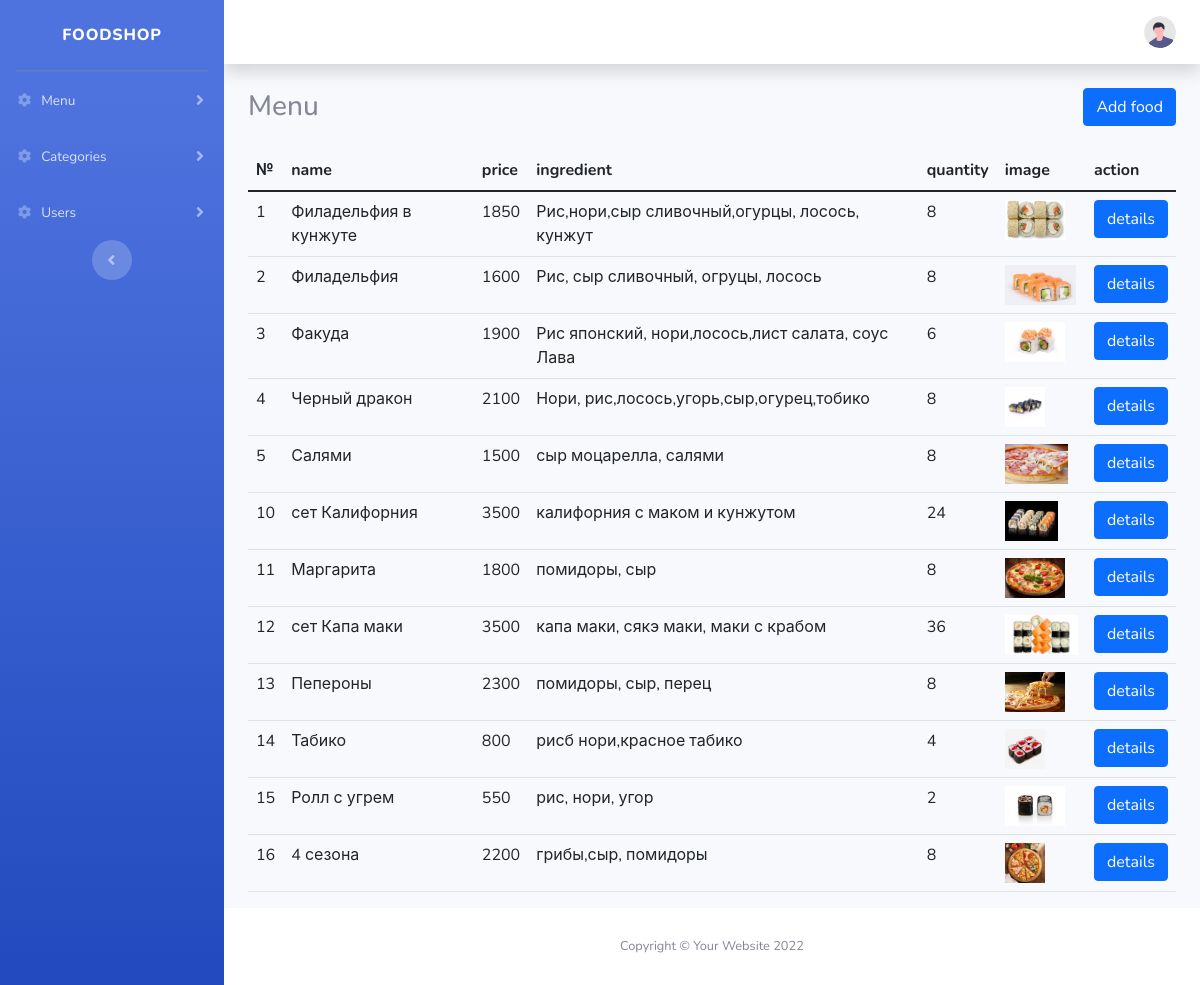
/admin/menu.php, run on the app's committed database.
### tables this page shows
CREATE TABLE `food` (
  `id` int(11) NOT NULL,
  `img` varchar(255) NOT NULL,
  `title` varchar(255) NOT NULL,
  `price` varchar(255) NOT NULL,
  `ingredient` varchar(255) NOT NULL,
  `qty` varchar(11) NOT NULL,
  `category_id` int(11) NOT NULL
);

### db.php (called while the page is built, shortened)
<?php
try {
    $conn = new PDO("mysql:host=localhost;dbname=foodshop","root","");
}catch(Exception $e){
    echo $e->getMessage();
}
function getAllFood(){
    global $conn;
    try{
        $query = $conn->prepare("
            SELECT f.id, f.img, f.title, f.price, f.qty, f.ingredient, c.name as cname
            FROM food f
            INNER JOIN categories c ON f.category_id = c.id
        ");
        $query->execute();
        $result = $query->fetchAll();
    }
    catch(Exception $e){
        echo $e->getMessage();
    }
    return $result;
}
?>

### admin/menu.php (the view, shortened to what this page needs)
<?php
    require_once '../db.php';
    if(isset($_GET['category']))
        $food = getFoodsByCat($_GET['category']);
    else
    $food = getAllFood();
?>
<!DOCTYPE html>
<html lang="en">
<head>
    <?php require_once 'admin-head.php'; ?>
</head>
<body id="page-top">
    <?php require_once 'sidebar-top.php'; ?>
    <div class="container-fluid">
    <div class="d-sm-flex align-items-center justify-content-between mb-4">
            <h1 class="h3 mb-0 text-gray-800">Menu</h1>
            <a class="btn btn-primary" href="addformfood.php">Add food</a>
        </div>
       <?php require_once '../db.php'; ?>
       <table class="table">
          <thead thead class="table-Secondary">
            <tr>
              <th scope="col">№</th>
              <th scope="col">name</th>
              <th scope="col">price</th>
              <th scope="col">ingredient</th>
              <th scope="col">quantity</th>
              <th scope="col">image</th>
              <th scope="col">action</th>
            </tr>
          </thead>
          <tbody>
            <?php
                foreach($food as $f){
            ?>
                <tr>
                    <td><?php echo $f['id']; ?></td>
                    <td><?php echo $f['title']; ?></td>
                    <td><?php echo $f['price']; ?></td>
                    <td><?php echo $f['ingredient']; ?></td>
                    <td><?php echo $f['qty']; ?></td>
                    <td><img  style="height:40px;" src="<?php echo "../img/".$f['img']; ?>"> </td>
                    <td><a class="btn btn-primary"  href="onefood.php?id=<?php echo $f['id']?>">details</a></td>
                </tr>
            <?php
                }
            ?>
          </tbody>
        </table>
    </div>
    <?php require_once 'sidebar-bottom.php'; ?>
</body>
</html>

### admin/css/sb-admin-2.css (style rules this page uses)
:root { --blue: #4e73df; --indigo: #6610f2; --purple: #6f42c1; --pink: #e83e8c; --red: #e74a3b; --orange: #fd7e14; --yellow: #f6c23e; --green: #1cc88a; --teal: #20c9a6; --cyan: #36b9cc; --white: #fff; --gray: #858796; --gray-dark: #5a5c69; --primary: #4e73df; --secondary: #858796; --success: #1cc88a; --info: #36b9cc; --warning: #f6c23e; --danger: #e74a3b; --light: #f8f9fc; --dark: #5a5c69; --breakpoint-xs: 0; --breakpoint-sm: 576px; --breakpoint-md: 768px; --breakpoint-lg: 992px; --breakpoint-xl: 1200px; --font-family-sans-serif: "Nunito", -apple-system, BlinkMacSystemFont, "Segoe UI", Roboto, "Helvetica Neue", Arial, sans-serif, "Apple Color Emoji", "Segoe UI Emoji", "Segoe UI Symbol", "Noto Color Emoji"; --font-family-monospace: SFMono-Regular, Menlo, Monaco, Consolas, "Liberation Mono", "Courier New", monospace; }
*, *::before, *::after { box-sizing: border-box; }
html { font-family: sans-serif; line-height: 1.15; -webkit-text-size-adjust: 100%; -webkit-tap-highlight-color: rgba(0, 0, 0, 0); }
body { margin: 0; font-family: "Nunito", -apple-system, BlinkMacSystemFont, "Segoe UI", Roboto, "Helvetica Neue", Arial, sans-serif, "Apple Color Emoji", "Segoe UI Emoji", "Segoe UI Symbol", "Noto Color Emoji"; font-size: 1rem; font-weight: 400; line-height: 1.5; color: #858796; text-align: left; background-color: #fff; }
h1, h2, h3, h4, h5, h6 { margin-top: 0; margin-bottom: 0.5rem; }
a { color: #4e73df; text-decoration: none; background-color: transparent; }
img { vertical-align: middle; border-style: none; }
@media (min-width: 576px) { .d-sm-flex { display: flex !important; } }
html { position: relative; min-height: 100%; }
body { height: 100%; }
.container, .container-fluid, .container-sm, .container-md, .container-lg, .container-xl { padding-left: 1.5rem; padding-right: 1.5rem; }

### data on the page
food: id "1", title "Филадельфия в кунжуте", price "1850", ingredient "Рис,нори,сыр сливочный,огурцы, лосось, кунжут", qty "8", img (picture)
food: id "2", title "Филадельфия", price "1600", ingredient "Рис, сыр сливочный, огруцы, лосось", qty "8", img (picture)
food: id "3", title "Факуда", price "1900", ingredient "Рис японский, нори,лосось,лист салата, соус Лава", qty "6", img (picture)
food: id "4", title "Черный дракон", price "2100", ingredient "Нори, рис,лосось,угорь,сыр,огурец,тобико", qty "8", img (picture)
food: id "5", title "Салями", price "1500", ingredient "сыр моцарелла, салями", qty "8", img (picture)
food: id "10", title "сет Калифорния", price "3500", ingredient "калифорния с маком и кунжутом", qty "24", img (picture)
food: id "11", title "Маргарита", price "1800", ingredient "помидоры, сыр", qty "8", img (picture)
food: id "12", title "сет Капа маки", price "3500", ingredient "капа маки, сякэ маки, маки с крабом", qty "36", img (picture)
food: id "13", title "Пепероны", price "2300", ingredient "помидоры, сыр, перец", qty "8", img (picture)
food: id "14", title "Табико", price "800", ingredient "рисб нори,красное табико", qty "4", img (picture)
food: id "15", title "Ролл с угрем", price "550", ingredient "рис, нори, угор", qty "2", img (picture)
food: id "16", title "4 сезона", price "2200", ingredient "грибы,сыр, помидоры", qty "8", img (picture)
